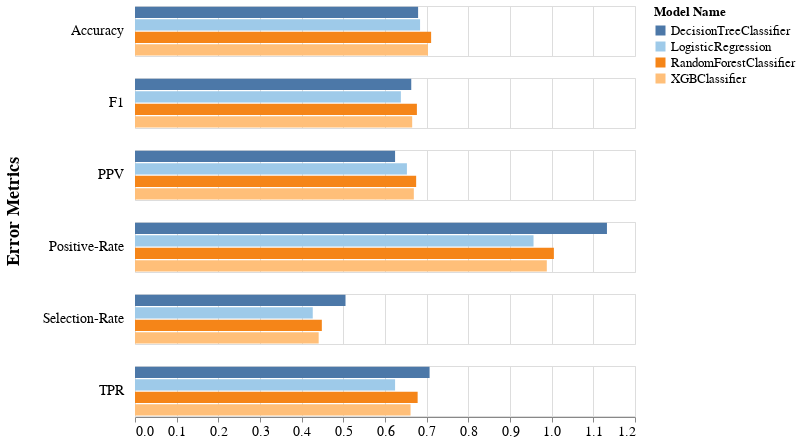

Here is the notebook cell this chart was saved with:
### Code cell
visualizer.create_overall_metrics_bar_char(
    metrics_names=['TPR', 'PPV', 'Accuracy', 'F1', 'Selection-Rate', 'Positive-Rate'],
    metrics_title="Error Metrics"
)

### Figure 1 — Vega-Lite specification as saved in the notebook (floating-point values rounded to 4 significant figures)
{"config": {"view": {"continuousWidth": 400, "continuousHeight": 300}, "axis": {"labelFontSize": 14, "titleFontSize": 18}, "headerRow": {"labelAlign": "left", "labelAngle": 0, "labelFontSize": 14, "labelPadding": 10, "titleFontSize": 18}}, "data": {"name": "data-fc69f045d2ceb936d8d1c6e44a1033a8"}, "mark": "bar", "encoding": {"color": {"field": "model_name", "legend": {"labelFontSize": 13, "title": "Model Name", "titleFontSize": 13}, "scale": {"scheme": "tableau20"}, "type": "nominal"}, "row": {"field": "metric", "title": "Error Metrics", "type": "nominal"}, "x": {"axis": {"grid": true}, "field": "overall", "title": "", "type": "quantitative"}, "y": {"axis": null, "field": "model_name", "type": "nominal"}}, "height": 50, "width": 500, "$schema": "https://vega.github.io/schema/vega-lite/v4.17.0.json", "datasets": {"data-fc69f045d2ceb936d8d1c6e44a1033a8": [{"overall": 0.6795, "metric": "Accuracy", "model_name": "DecisionTreeClassifier"}, {"overall": 0.663, "metric": "F1", "model_name": "DecisionTreeClassifier"}, {"overall": 0.6242, "metric": "PPV", "model_name": "DecisionTreeClassifier"}, {"overall": 1.133, "metric": "Positive-Rate", "model_name": "DecisionTreeClassifier"}, {"overall": 0.5052, "metric": "Selection-Rate", "model_name": "DecisionTreeClassifier"}, {"overall": 0.707, "metric": "TPR", "model_name": "DecisionTreeClassifier"}, {"overall": 0.6842, "metric": "Accuracy", "model_name": "LogisticRegression"}, {"overall": 0.6381, "metric": "F1", "model_name": "LogisticRegression"}, {"overall": 0.6526, "metric": "PPV", "model_name": "LogisticRegression"}, {"overall": 0.9565, "metric": "Positive-Rate", "model_name": "LogisticRegression"}, {"overall": 0.4266, "metric": "Selection-Rate", "model_name": "LogisticRegression"}, {"overall": 0.6242, "metric": "TPR", "model_name": "LogisticRegression"}, {"overall": 0.7107, "metric": "Accuracy", "model_name": "RandomForestClassifier"}, {"overall": 0.6765, "metric": "F1", "model_name": "RandomForestClassifier"}, {"overall": 0.6748, "metric": "PPV", "model_name": "RandomForestClassifier"}, {"overall": 1.005, "metric": "Positive-Rate", "model_name": "RandomForestClassifier"}, {"overall": 0.4484, "metric": "Selection-Rate", "model_name": "RandomForestClassifier"}, {"overall": 0.6783, "metric": "TPR", "model_name": "RandomForestClassifier"}, {"overall": 0.7031, "metric": "Accuracy", "model_name": "XGBClassifier"}, {"overall": 0.6652, "metric": "F1", "model_name": "XGBClassifier"}, {"overall": 0.6692, "metric": "PPV", "model_name": "XGBClassifier"}, {"overall": 0.9883, "metric": "Positive-Rate", "model_name": "XGBClassifier"}, {"overall": 0.4408, "metric": "Selection-Rate", "model_name": "XGBClassifier"}, {"overall": 0.6614, "metric": "TPR", "model_name": "XGBClassifier"}]}}
